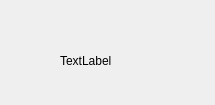
<?xml version="1.0" encoding="UTF-8"?>
<ui version="4.0">
 <class>Item</class>
 <widget class="QWidget" name="Item">
  <property name="geometry">
   <rect>
    <x>0</x>
    <y>0</y>
    <width>215</width>
    <height>105</height>
   </rect>
  </property>
  <property name="windowTitle">
   <string>Form</string>
  </property>
  <property name="styleSheet">
   <string notr="true">border-image: url(:/res/senior_praise_pressed.png);</string>
  </property>
  <widget class="QLabel" name="label">
   <property name="geometry">
    <rect>
     <x>60</x>
     <y>40</y>
     <width>91</width>
     <height>41</height>
    </rect>
   </property>
   <property name="styleSheet">
    <string notr="true">font: 75 14pt &quot;Arial Narrow&quot;;</string>
   </property>
   <property name="text">
    <string>TextLabel</string>
   </property>
  </widget>
 </widget>
 <resources/>
 <connections/>
</ui>
